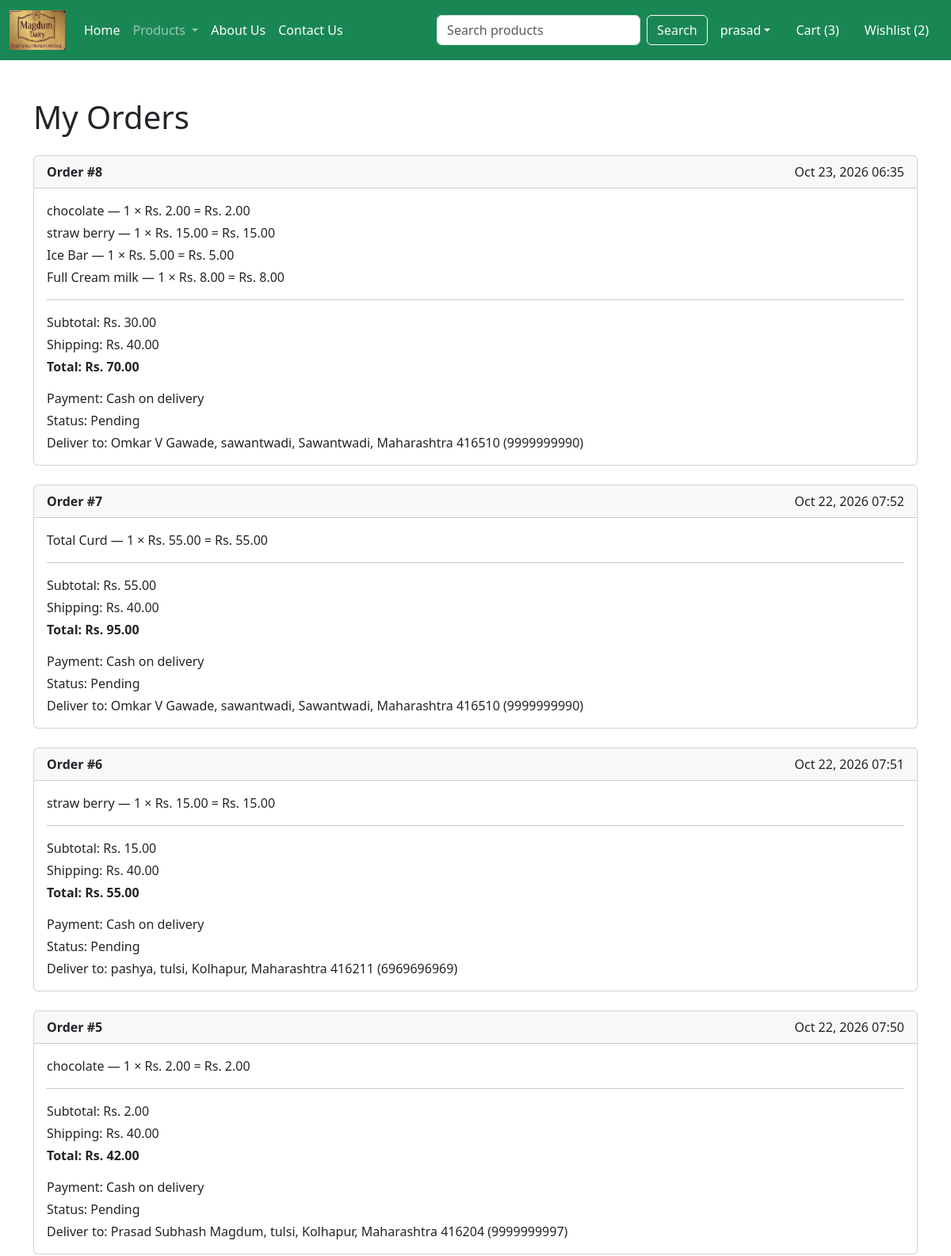
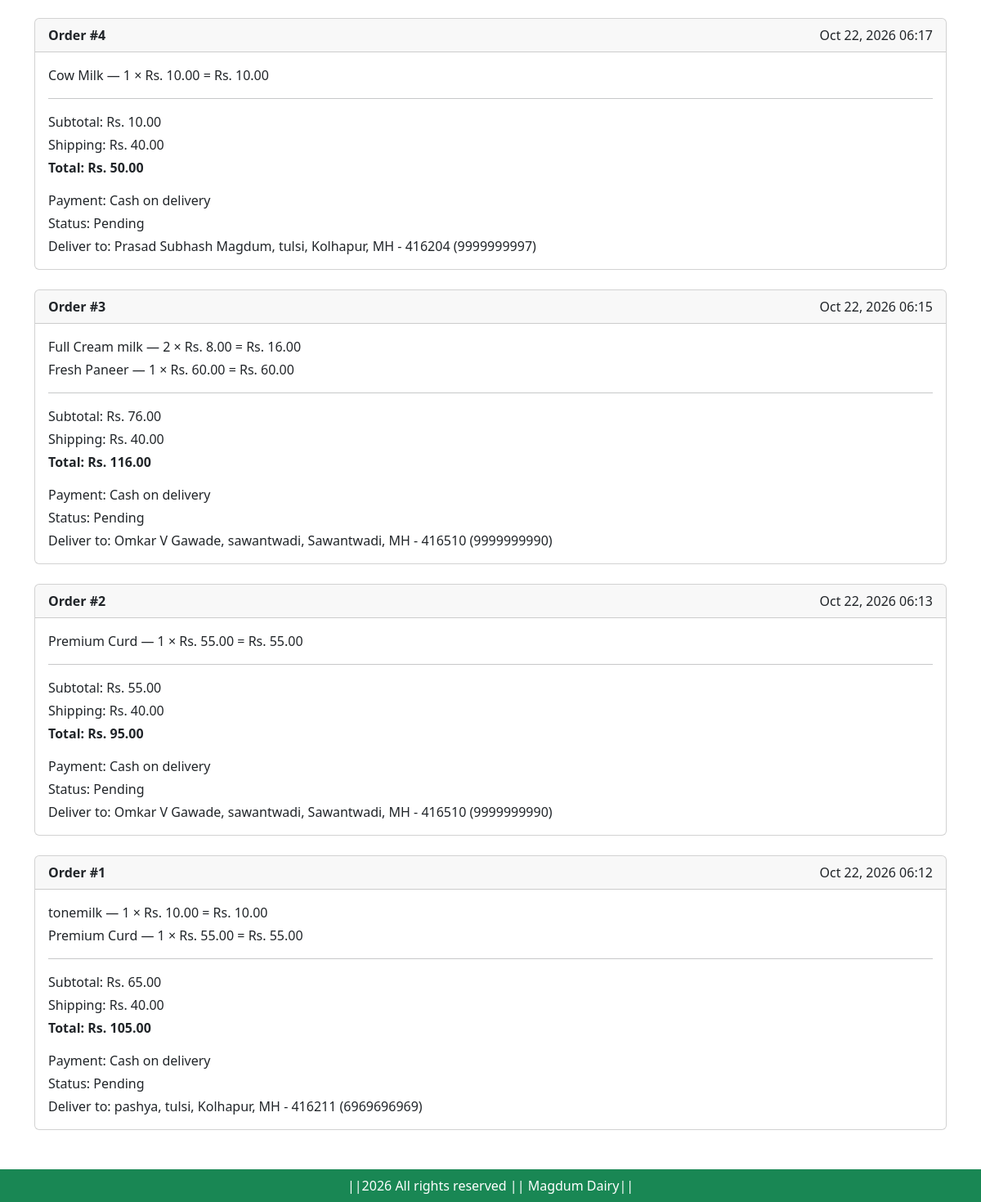
Screenshot of /orders/ (signed in) with the database file from the repository (2 pictures, top to bottom).
### app/models.py (models this page shows, shortened)
class Order(models.Model):
    STATUS_PENDING = 'PENDING'
    STATUS_CHOICES = [
        (STATUS_PENDING, 'Pending'),
        ('PROCESSING', 'Processing'),
        ('SHIPPED', 'Shipped'),
        ('DELIVERED', 'Delivered'),
        ('CANCELLED', 'Cancelled'),
    ]
    PAYMENT_COD = 'COD'
    PAYMENT_CHOICES = [(PAYMENT_COD, 'Cash on delivery')]
    user = models.ForeignKey(User, on_delete=models.CASCADE, related_name='orders')
    status = models.CharField(max_length=20, choices=STATUS_CHOICES, default=STATUS_PENDING)
    payment_method = models.CharField(max_length=20, choices=PAYMENT_CHOICES, default=PAYMENT_COD)
    delivery_name = models.CharField(max_length=200)
    delivery_address = models.TextField()
    delivery_mobile = models.CharField(max_length=20)
    shipping_cost = models.DecimalField(max_digits=8, decimal_places=2, default=SHIPPING_COST)
    total_amount = models.DecimalField(max_digits=12, decimal_places=2)
    created_at = models.DateTimeField(auto_now_add=True)
    class Meta:
        ordering = ['-created_at']
    @property
    def subtotal(self):
        return self.total_amount - self.shipping_cost

class OrderItem(models.Model):
    order = models.ForeignKey(Order, on_delete=models.CASCADE, related_name='items')
    product = models.ForeignKey(Product, on_delete=models.SET_NULL, null=True, blank=True)
    product_title = models.CharField(max_length=100)
    unit_price = models.DecimalField(max_digits=10, decimal_places=2)
    quantity = models.PositiveIntegerField()
    @property
    def total_cost(self):
        return self.quantity * self.unit_price

### app/views.py (the view)
# urls.py: path('orders/', views.orders, name='orders'),
@login_required
def orders(request):
    order_list = Order.objects.filter(user=request.user).prefetch_related('items')
    return render(request, 'app/orders.html', {'orders': order_list})

### app/context_processors.py (called while the page is built)
def cart_count(request):
    count = 0
    wishlist_count = 0
    if request.user.is_authenticated:
        count = Cart.objects.filter(user=request.user).values_list('quantity', flat=True)
        count = sum(count)
        wishlist_count = WishlistItem.objects.filter(user=request.user).count()
    return {'cart_count': count, 'wishlist_count': wishlist_count}

### app/templates/app/orders.html (shortened to what this page needs)
{% extends 'app/base.html' %}
{% block main-content %}
<div class="container my-5">
    <h1 class="mb-4">My Orders</h1>
    {% for order in orders %}
        <div class="card mb-4">
            <div class="card-header d-flex justify-content-between">
                <strong>Order #{{ order.pk }}</strong>
                <span>{{ order.created_at|date:"M j, Y H:i" }}</span>
            </div>
            <div class="card-body">
                {% for item in order.items.all %}
                    <p class="mb-1">{{ item.product_title }} — {{ item.quantity }} × Rs. {{ item.unit_price }} = Rs. {{ item.total_cost }}</p>
                {% endfor %}
                <hr>
                <p class="mb-1">Subtotal: Rs. {{ order.subtotal }}</p>
                <p class="mb-1">Shipping: Rs. {{ order.shipping_cost }}</p>
                <p class="fw-bold">Total: Rs. {{ order.total_amount }}</p>
                <p class="mb-1">Payment: {{ order.get_payment_method_display }}</p>
                <p class="mb-1">Status: {{ order.get_status_display }}</p>
                <p class="mb-0">Deliver to: {{ order.delivery_name }}, {{ order.delivery_address }} ({{ order.delivery_mobile }})</p>
            </div>
        </div>
    {% empty %}
        <p>You have not placed any orders yet.</p>
        <a class="btn btn-success" href="{% url 'home' %}">Browse products</a>
    {% endfor %}
</div>
{% endblock main-content %}

### app/templates/app/base.html (shortened to what this page needs)
<!DOCTYPE html>
{% load static %}
<html lang="en">
<head>
    <link href="https://cdn.jsdelivr.net/npm/bootstrap@5.3.3/dist/css/bootstrap.min.css"
    rel="stylesheet"
>
    <link rel="stylesheet" href="{% static 'app/css/owl.carousel.min.css' %}"/>
    <link rel="stylesheet"href="{% static 'app/css/all.min.css'%}"/>
    <link rel="stylesheet"href="{% static 'app/css/style.css'%}"/>
</head>
<body>
    <nav class="navbar navbar-expand-lg navbar-dark bg-success">
        <div class="container-fluid">
          <a class="navbar-brand" href="{% url 'home' %}">
            <img src="{% static 'app/images/product/Neel.png' %}" width="70" height="50" alt="Magdum Dairy">
          </a>
          <div class="collapse navbar-collapse" id="navbarSupportedContent">
            <ul class="navbar-nav me-auto mb-2 mb-lg-0">
              <li class="nav-item">
                <a class="nav-link active" aria-current="page" href="{% url 'home' %}">Home</a>
              </li>
              <li class="nav-item dropdown">
                <a class="nav-link dropdown-toggle" href="#" role="button" data-bs-toggle="dropdown" aria-expanded="false">
                  Products
                </a>
              </li>
              <li class="nav-item">
                <a class="nav-link text-white" href="{% url 'about' %}">About Us</a>
              </li>
              <li class="nav-item">
                <a class="nav-link text-white" href="{% url 'contact' %}">Contact Us</a>
              </li>
            </ul>
            <form class="d-flex" role="search" method="get" action="{% url 'product-search' %}">
              <input class="form-control me-2" type="search" name="q" value="{{ request.GET.q }}" placeholder="Search products" aria-label="Search products">
              <button class="btn btn-outline-light" type="submit">Search</button>
            </form>
          </div>
          <ul class="navbar-nav mb-2 mb-lg-0">
            {% if request.user.is_authenticated %}
            <li class="nav-item dropdown mx-2">
                <a class="nav-link dropdown-toggle text-white" href="#"
                id="profileDropdown" role="button" data-bs-toggle="dropdown"
                aria-expanded="false">{{ request.user.get_short_name|default:request.user.username }}</a>
            </li>
            <li class="nav-item mx-2">
                <a href="{% url 'showcart' %}" class="nav-link text-white">Cart ({{ cart_count }})</a>
            </li>
            <li class="nav-item mx-2">
                <a href="{% url 'wishlist' %}" class="nav-link text-white">Wishlist ({{ wishlist_count }})</a>
            </li>
            {% endif %}
          </ul>
        </div>
      </nav>
      {%block main-content%}{%endblock main-content%}
      <footer class="container-fluid bg-success text-center text-white p-2 mt-5">
         ||{% now "Y" %} All rights reserved || Magdum Dairy||
      </footer>
</body>
</html>

### rows the page displays
Order: pk "8", created_at "Oct 23, 2026 06:35", subtotal "30.00", shipping_cost "40.00", total_amount "70.00", payment_method "Cash on delivery", status "Pending", delivery_name "Omkar V Gawade", delivery_address "sawantwadi, Sawantwadi, Maharashtra 416510", delivery_mobile "9999999990"
OrderItem: product_title "chocolate", quantity "1", unit_price "2.00", total_cost "2.00"
OrderItem: product_title "straw berry", quantity "1", unit_price "15.00", total_cost "15.00"
OrderItem: product_title "Ice Bar", quantity "1", unit_price "5.00", total_cost "5.00"
OrderItem: product_title "Full Cream milk", quantity "1", unit_price "8.00", total_cost "8.00"
Order: pk "7", created_at "Oct 22, 2026 07:52", subtotal "55.00", shipping_cost "40.00", total_amount "95.00", payment_method "Cash on delivery", status "Pending", delivery_name "Omkar V Gawade", delivery_address "sawantwadi, Sawantwadi, Maharashtra 416510", delivery_mobile "9999999990"
OrderItem: product_title "Total Curd", quantity "1", unit_price "55.00", total_cost "55.00"
Order: pk "6", created_at "Oct 22, 2026 07:51", subtotal "15.00", shipping_cost "40.00", total_amount "55.00", payment_method "Cash on delivery", status "Pending", delivery_name "pashya", delivery_address "tulsi, Kolhapur, Maharashtra 416211", delivery_mobile "6969696969"
OrderItem: product_title "straw berry", quantity "1", unit_price "15.00", total_cost "15.00"
Order: pk "5", created_at "Oct 22, 2026 07:50", subtotal "2.00", shipping_cost "40.00", total_amount "42.00", payment_method "Cash on delivery", status "Pending", delivery_name "Prasad Subhash Magdum", delivery_address "tulsi, Kolhapur, Maharashtra 416204", delivery_mobile "9999999997"
OrderItem: product_title "chocolate", quantity "1", unit_price "2.00", total_cost "2.00"
Order: pk "4", created_at "Oct 22, 2026 06:17", subtotal "10.00", shipping_cost "40.00", total_amount "50.00", payment_method "Cash on delivery", status "Pending", delivery_name "Prasad Subhash Magdum", delivery_address "tulsi, Kolhapur, MH - 416204", delivery_mobile "9999999997"
OrderItem: product_title "Cow Milk", quantity "1", unit_price "10.00", total_cost "10.00"
Order: pk "3", created_at "Oct 22, 2026 06:15", subtotal "76.00", shipping_cost "40.00", total_amount "116.00", payment_method "Cash on delivery", status "Pending", delivery_name "Omkar V Gawade", delivery_address "sawantwadi, Sawantwadi, MH - 416510", delivery_mobile "9999999990"
OrderItem: product_title "Full Cream milk", quantity "2", unit_price "8.00", total_cost "16.00"
OrderItem: product_title "Fresh Paneer", quantity "1", unit_price "60.00", total_cost "60.00"
Order: pk "2", created_at "Oct 22, 2026 06:13", subtotal "55.00", shipping_cost "40.00", total_amount "95.00", payment_method "Cash on delivery", status "Pending", delivery_name "Omkar V Gawade", delivery_address "sawantwadi, Sawantwadi, MH - 416510", delivery_mobile "9999999990"
OrderItem: product_title "Premium Curd", quantity "1", unit_price "55.00", total_cost "55.00"
Order: pk "1", created_at "Oct 22, 2026 06:12", subtotal "65.00", shipping_cost "40.00", total_amount "105.00", payment_method "Cash on delivery", status "Pending", delivery_name "pashya", delivery_address "tulsi, Kolhapur, MH - 416211", delivery_mobile "6969696969"
OrderItem: product_title "tonemilk", quantity "1", unit_price "10.00", total_cost "10.00"
OrderItem: product_title "Premium Curd", quantity "1", unit_price "55.00", total_cost "55.00"

### other values shown
{{ request.user.get_short_name|default:request.user.username }} "prasad"
{{ cart_count }} "3"
{{ wishlist_count }} "2"
